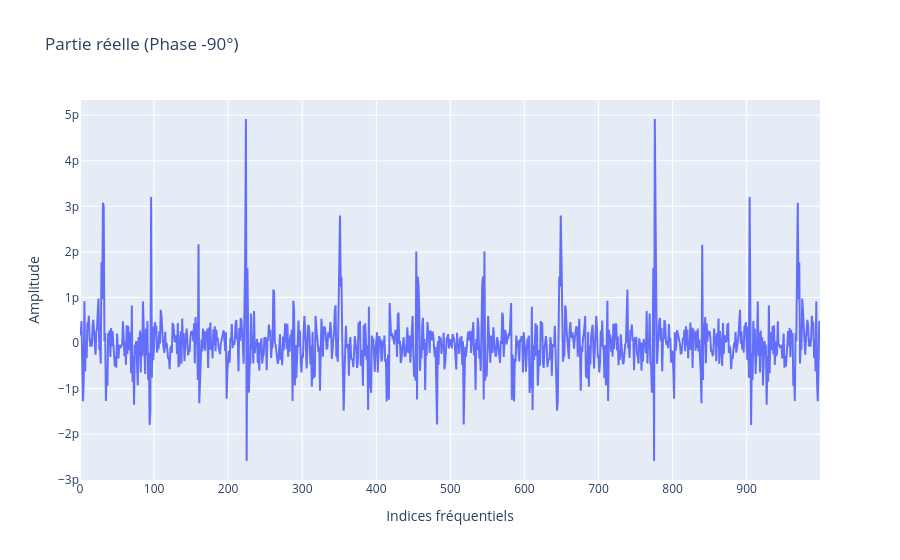
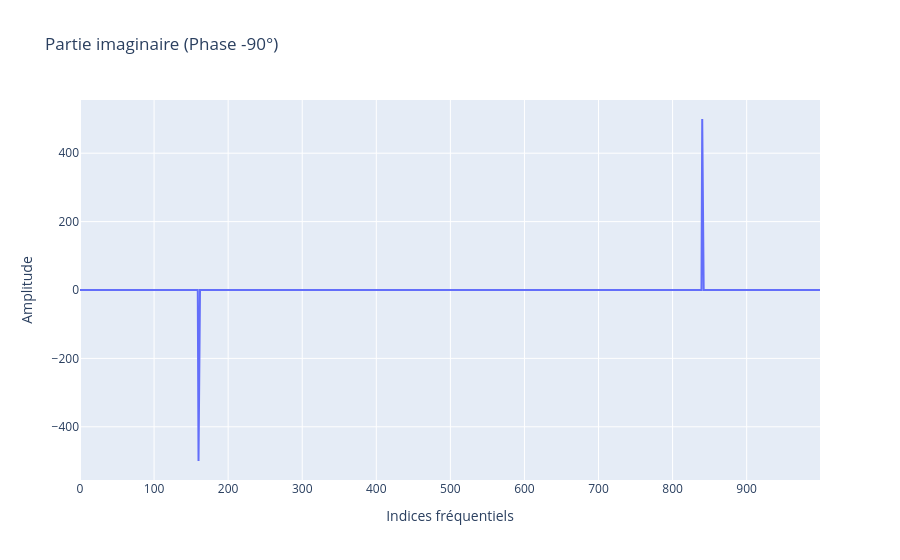

The cell these charts' notebook holds for them, in order:
### Markdown cell above
### Question 4

### Code cell
k2, t2, x2 = cos_discret(1, 800, 5000, -np.pi/2, 1000)
n2, nu2, f2, s2 = TFDN(x2, 1000, 5000)

px.line(x = n2, y = np.real(s2), labels={"x":"Indices fréquentiels", "y":"Amplitude"}, title="Partie réelle (Phase -90°)").show()
px.line(x = n2, y = np.imag(s2), labels={"x":"Indices fréquentiels", "y":"Amplitude"}, title="Partie imaginaire (Phase -90°)").show()

### Figure 1 — Plotly figure (JSON) as saved in the notebook; plotly's stock layout.template omitted (floating-point values rounded to 4 significant figures; data arrays with more than 128 entries replaced by an {"elided": "..."} marker saying what was removed)
{"data": [{"hovertemplate": "Indices fréquentiels=%{x}<br>Amplitude=%{y}<extra></extra>", "legendgroup": "", "line": {"color": "#636efa", "dash": "solid"}, "marker": {"symbol": "circle"}, "mode": "lines", "name": "", "orientation": "v", "showlegend": false, "type": "scatter", "x": {"elided": "1000 int values"}, "xaxis": "x", "y": {"elided": "1000 float values"}, "yaxis": "y"}], "layout": {"legend": {"tracegroupgap": 0}, "title": {"text": "Partie réelle (Phase -90°)"}, "xaxis": {"anchor": "y", "domain": [0, 1], "title": {"text": "Indices fréquentiels"}}, "yaxis": {"anchor": "x", "domain": [0, 1], "title": {"text": "Amplitude"}}}}

### Figure 2 — Plotly figure (JSON) as saved in the notebook; plotly's stock layout.template omitted (floating-point values rounded to 4 significant figures; data arrays with more than 128 entries replaced by an {"elided": "..."} marker saying what was removed)
{"data": [{"hovertemplate": "Indices fréquentiels=%{x}<br>Amplitude=%{y}<extra></extra>", "legendgroup": "", "line": {"color": "#636efa", "dash": "solid"}, "marker": {"symbol": "circle"}, "mode": "lines", "name": "", "orientation": "v", "showlegend": false, "type": "scatter", "x": {"elided": "1000 int values"}, "xaxis": "x", "y": {"elided": "1000 float values"}, "yaxis": "y"}], "layout": {"legend": {"tracegroupgap": 0}, "title": {"text": "Partie imaginaire (Phase -90°)"}, "xaxis": {"anchor": "y", "domain": [0, 1], "title": {"text": "Indices fréquentiels"}}, "yaxis": {"anchor": "x", "domain": [0, 1], "title": {"text": "Amplitude"}}}}
